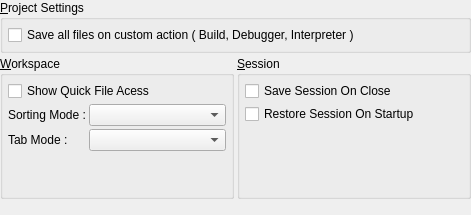
     <widget class="QWidget" name="pGeneral">
      <layout class="QGridLayout">
       <property name="margin">
        <number>0</number>
       </property>
       <property name="spacing">
        <number>3</number>
       </property>
       <item row="0" column="0" colspan="2">
        <widget class="QGroupBox" name="gbProjectSettings">
         <property name="title">
          <string>&amp;Project Settings</string>
         </property>
         <layout class="QGridLayout">
          <property name="margin">
           <number>5</number>
          </property>
          <property name="spacing">
           <number>3</number>
          </property>
          <item row="0" column="0" colspan="2">
           <widget class="QCheckBox" name="cbSaveFiles">
            <property name="text">
             <string>Save all files on custom action ( Build, Debugger, Interpreter )</string>
            </property>
           </widget>
          </item>
         </layout>
        </widget>
       </item>
       <item row="1" column="0">
        <widget class="QGroupBox" name="gbWorkspace">
         <property name="title">
          <string>&amp;Workspace</string>
         </property>
         <layout class="QGridLayout">
          <property name="margin">
           <number>5</number>
          </property>
          <property name="spacing">
           <number>3</number>
          </property>
          <item row="3" column="0">
           <widget class="QLabel" name="lTabMode">
            <property name="text">
             <string>Tab Mode :</string>
            </property>
           </widget>
          </item>
          <item row="3" column="1" colspan="2">
           <widget class="QComboBox" name="cbTabModes"/>
          </item>
          <item row="1" column="0">
           <widget class="QLabel" name="lSortingMode">
            <property name="toolTip">
             <string>The sorting mode apply to the &quot;Opened Files List&quot; dock.
You can quickly change it using the dock context menu.</string>
            </property>
            <property name="text">
             <string>Sorting Mode :</string>
            </property>
           </widget>
          </item>
          <item row="1" column="1" colspan="2">
           <widget class="QComboBox" name="cbSortingMode">
            <property name="toolTip">
             <string>The sorting mode apply to the &quot;Opened Files List&quot; dock.
You can quickly change it using the dock context menu.</string>
            </property>
           </widget>
          </item>
          <item row="4" column="0" colspan="3">
           <spacer name="verticalSpacer">
            <property name="orientation">
             <enum>Qt::Vertical</enum>
            </property>
            <property name="sizeHint" stdset="0">
             <size>
              <width>20</width>
              <height>40</height>
             </size>
            </property>
           </spacer>
          </item>
          <item row="0" column="0" colspan="3">
           <widget class="QCheckBox" name="cbQuickFileAccess">
            <property name="toolTip">
             <string>Add a combobox in the context toolbar that allow quick file change</string>
            </property>
            <property name="text">
             <string>Show Quick File Acess</string>
            </property>
           </widget>
          </item>
         </layout>
        </widget>
       </item>
       <item row="1" column="1">
        <widget class="QGroupBox" name="gbSession">
         <property name="title">
          <string>&amp;Session</string>
         </property>
         <layout class="QVBoxLayout">
          <property name="spacing">
           <number>3</number>
          </property>
          <property name="margin">
           <number>5</number>
          </property>
          <item>
           <widget class="QCheckBox" name="cbSaveSession">
            <property name="text">
             <string>Save Session On Close</string>
            </property>
           </widget>
          </item>
          <item>
           <widget class="QCheckBox" name="cbRestoreSession">
            <property name="text">
             <string>Restore Session On Startup</string>
            </property>
           </widget>
          </item>
          <item>
           <spacer>
            <property name="orientation">
             <enum>Qt::Vertical</enum>
            </property>
            <property name="sizeHint" stdset="0">
             <size>
              <width>20</width>
              <height>40</height>
             </size>
            </property>
           </spacer>
          </item>
         </layout>
        </widget>
       </item>
       <item row="2" column="0" colspan="2">
        <spacer>
         <property name="orientation">
          <enum>Qt::Vertical</enum>
         </property>
         <property name="sizeType">
          <enum>QSizePolicy::Expanding</enum>
         </property>
         <property name="sizeHint" stdset="0">
          <size>
           <width>471</width>
           <height>16</height>
          </size>
         </property>
        </spacer>
       </item>
      </layout>
     </widget>
